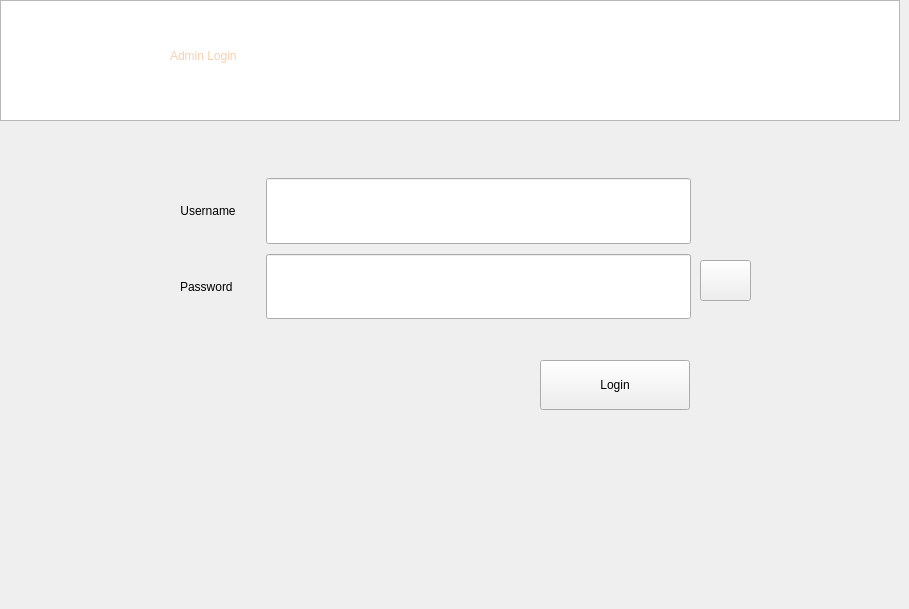
    <widget class="QWidget" name="admin_page">
     <property name="styleSheet">
      <string notr="true"/>
     </property>
     <widget class="QWidget" name="formLayoutWidget">
      <property name="geometry">
       <rect>
        <x>150</x>
        <y>148</y>
        <width>541</width>
        <height>201</height>
       </rect>
      </property>
      <layout class="QFormLayout" name="Form_login_admin">
       <property name="sizeConstraint">
        <enum>QLayout::SetMaximumSize</enum>
       </property>
       <property name="fieldGrowthPolicy">
        <enum>QFormLayout::ExpandingFieldsGrow</enum>
       </property>
       <property name="horizontalSpacing">
        <number>30</number>
       </property>
       <property name="verticalSpacing">
        <number>10</number>
       </property>
       <property name="leftMargin">
        <number>30</number>
       </property>
       <property name="topMargin">
        <number>30</number>
       </property>
       <property name="bottomMargin">
        <number>30</number>
       </property>
       <item row="0" column="0">
        <widget class="QLabel" name="Label_username">
         <property name="sizePolicy">
          <sizepolicy hsizetype="Expanding" vsizetype="Expanding">
           <horstretch>0</horstretch>
           <verstretch>0</verstretch>
          </sizepolicy>
         </property>
         <property name="styleSheet">
          <string notr="true"/>
         </property>
         <property name="text">
          <string>Username</string>
         </property>
         <property name="alignment">
          <set>Qt::AlignCenter</set>
         </property>
        </widget>
       </item>
       <item row="0" column="1">
        <widget class="QLineEdit" name="Line_admin_username">
         <property name="sizePolicy">
          <sizepolicy hsizetype="Expanding" vsizetype="Expanding">
           <horstretch>30</horstretch>
           <verstretch>30</verstretch>
          </sizepolicy>
         </property>
         <property name="styleSheet">
          <string notr="true"/>
         </property>
        </widget>
       </item>
       <item row="1" column="0">
        <widget class="QLabel" name="Label_password">
         <property name="sizePolicy">
          <sizepolicy hsizetype="Expanding" vsizetype="Expanding">
           <horstretch>0</horstretch>
           <verstretch>0</verstretch>
          </sizepolicy>
         </property>
         <property name="styleSheet">
          <string notr="true"/>
         </property>
         <property name="text">
          <string>Password</string>
         </property>
        </widget>
       </item>
       <item row="1" column="1">
        <widget class="QLineEdit" name="Line_admin_password">
         <property name="sizePolicy">
          <sizepolicy hsizetype="Expanding" vsizetype="Expanding">
           <horstretch>30</horstretch>
           <verstretch>30</verstretch>
          </sizepolicy>
         </property>
         <property name="styleSheet">
          <string notr="true"/>
         </property>
        </widget>
       </item>
      </layout>
     </widget>
     <widget class="QPushButton" name="Pbutton_submit_signin_admin">
      <property name="geometry">
       <rect>
        <x>540</x>
        <y>360</y>
        <width>150</width>
        <height>50</height>
       </rect>
      </property>
      <property name="autoFillBackground">
       <bool>false</bool>
      </property>
      <property name="styleSheet">
       <string notr="true"/>
      </property>
      <property name="text">
       <string>Login</string>
      </property>
     </widget>
     <widget class="QGraphicsView" name="graphicsView_4">
      <property name="geometry">
       <rect>
        <x>0</x>
        <y>0</y>
        <width>900</width>
        <height>121</height>
       </rect>
      </property>
      <property name="autoFillBackground">
       <bool>true</bool>
      </property>
      <property name="styleSheet">
       <string notr="true"/>
      </property>
      <property name="backgroundBrush">
       <brush brushstyle="NoBrush">
        <color alpha="255">
         <red>85</red>
         <green>85</green>
         <blue>255</blue>
        </color>
       </brush>
      </property>
      <property name="foregroundBrush">
       <brush brushstyle="SolidPattern">
        <color alpha="255">
         <red>85</red>
         <green>85</green>
         <blue>255</blue>
        </color>
       </brush>
      </property>
      <property name="interactive">
       <bool>false</bool>
      </property>
     </widget>
     <widget class="QPushButton" name="Pbutton_showpass_admin">
      <property name="geometry">
       <rect>
        <x>700</x>
        <y>260</y>
        <width>51</width>
        <height>41</height>
       </rect>
      </property>
      <property name="autoFillBackground">
       <bool>false</bool>
      </property>
      <property name="text">
       <string/>
      </property>
      <property name="icon">
       <iconset>
        <normaloff>:/newPrefix/icons8-eye-50.png</normaloff>:/newPrefix/icons8-eye-50.png</iconset>
      </property>
      <property name="iconSize">
       <size>
        <width>50</width>
        <height>50</height>
       </size>
      </property>
     </widget>
     <widget class="QLabel" name="label">
      <property name="geometry">
       <rect>
        <x>0</x>
        <y>-40</y>
        <width>150</width>
        <height>600</height>
       </rect>
      </property>
      <property name="text">
       <string/>
      </property>
      <property name="pixmap">
       <pixmap>../../Thiết kế chưa có tên (2).png</pixmap>
      </property>
     </widget>
     <widget class="QLabel" name="label_5">
      <property name="geometry">
       <rect>
        <x>0</x>
        <y>0</y>
        <width>150</width>
        <height>600</height>
       </rect>
      </property>
      <property name="text">
       <string/>
      </property>
      <property name="pixmap">
       <pixmap>:/images/images/Side-panel.png</pixmap>
      </property>
     </widget>
     <widget class="QLabel" name="label_6">
      <property name="geometry">
       <rect>
        <x>170</x>
        <y>40</y>
        <width>181</width>
        <height>31</height>
       </rect>
      </property>
      <property name="styleSheet">
       <string notr="true">color: rgb(244, 209, 174);
font: 87 20pt &quot;Arial Black&quot;;</string>
      </property>
      <property name="text">
       <string>Admin Login</string>
      </property>
     </widget>
     <zorder>graphicsView_4</zorder>
     <zorder>formLayoutWidget</zorder>
     <zorder>Pbutton_submit_signin_admin</zorder>
     <zorder>Pbutton_showpass_admin</zorder>
     <zorder>label</zorder>
     <zorder>label_5</zorder>
     <zorder>label_6</zorder>
    </widget>
